Frame 1 (no input): blank canvas, image omitted
Frame 60 (the mouse pressed at the canvas centre just before this capture): blank canvas, image omitted
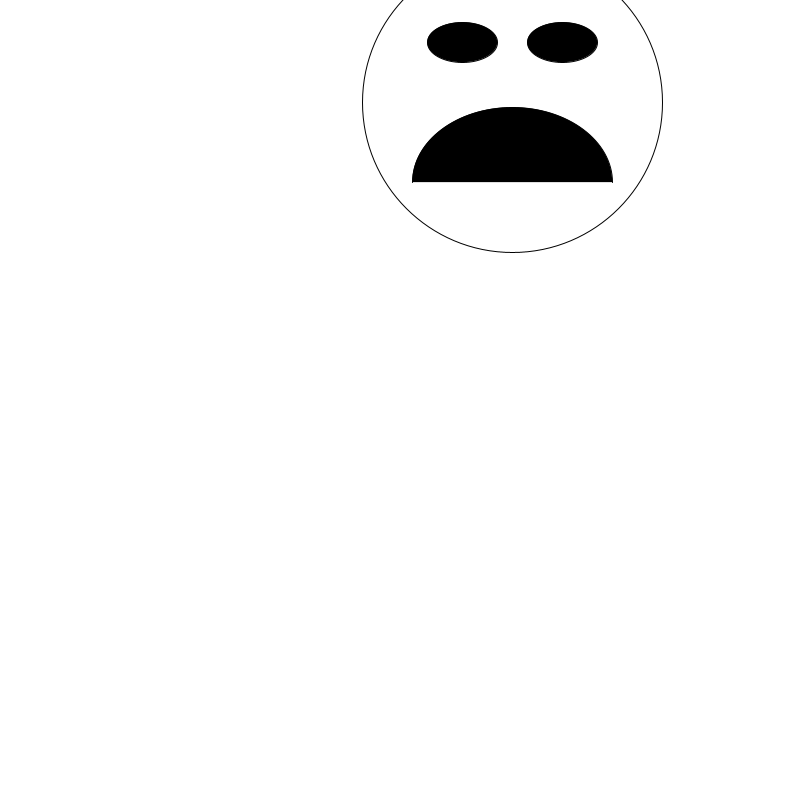
Frame 120 (the mouse held since frame 60 and released just before this capture)

The Processing sketch whose frames 1 and 60 were blank and that drew this single picture after the mouse press (run headless with seeded random() and noise(); from frame 60 on, the mouse is pressed at the canvas centre):

// Processing sketch: SmileArray2
// ── SmileArray2.pde



//face objects
SmileyFace[] faces = new SmileyFace[10000];
int total = 0;
void setup() {  
  size(800, 800); 
  for (int i = 0; i < faces.length; i++) {
    faces[i] = new SmileyFace(new PVector(random(width), random(height)));
  }
}

void mousePressed() {
   total++;
} 

void draw() { 
  background(255); 
  for (int i = 0; i < total; i++) {
    faces[i].display();
    faces[i].jiggle();
  }

  /*for (SmileyFace f : faces) {
   f.display(); 
   f.jiggle();
   }*/
}


// ── SmileyFace.pde
class SmileyFace {

  String emotion; 
  PVector location;
  int radius;
  color c;   
  float i = 0;

  SmileyFace(PVector _location) {
    
    location =_location;
    
    float r = random(1);
    if (r < 0.7) {
      emotion = "happy"; 
    } else {
      emotion = "sad";
    }
    
    
  
}

  void jiggle() {
     location.x += random(-10,10);
     location.y += random(-10,10);
  } 


  void display() {
    pushMatrix();
    translate(location.x,location.y);

    //head 
    noFill();
    ellipse(0, 0, 300, 300); 

    //eyes
    fill(0);
    ellipse(-50, - 60, 70, 40);
    ellipse(50, -60, 70, 40); 

    //smile 
    if (emotion == "happy") {
      noFill();
      arc(0, 0, 200, 200, 0, PI);
    }

    //frown
    else if (emotion == "sad") {
      arc(0, 80, 200, 150, PI, 2*PI);
    }

    //frightened
    else if (emotion == "scared") {
      fill(0); 
      ellipse(0, 61, 40, 40);
    }

    //neutral
    else {
      line(-70, 80, 80, 50);
    }
    popMatrix();
  }
}
